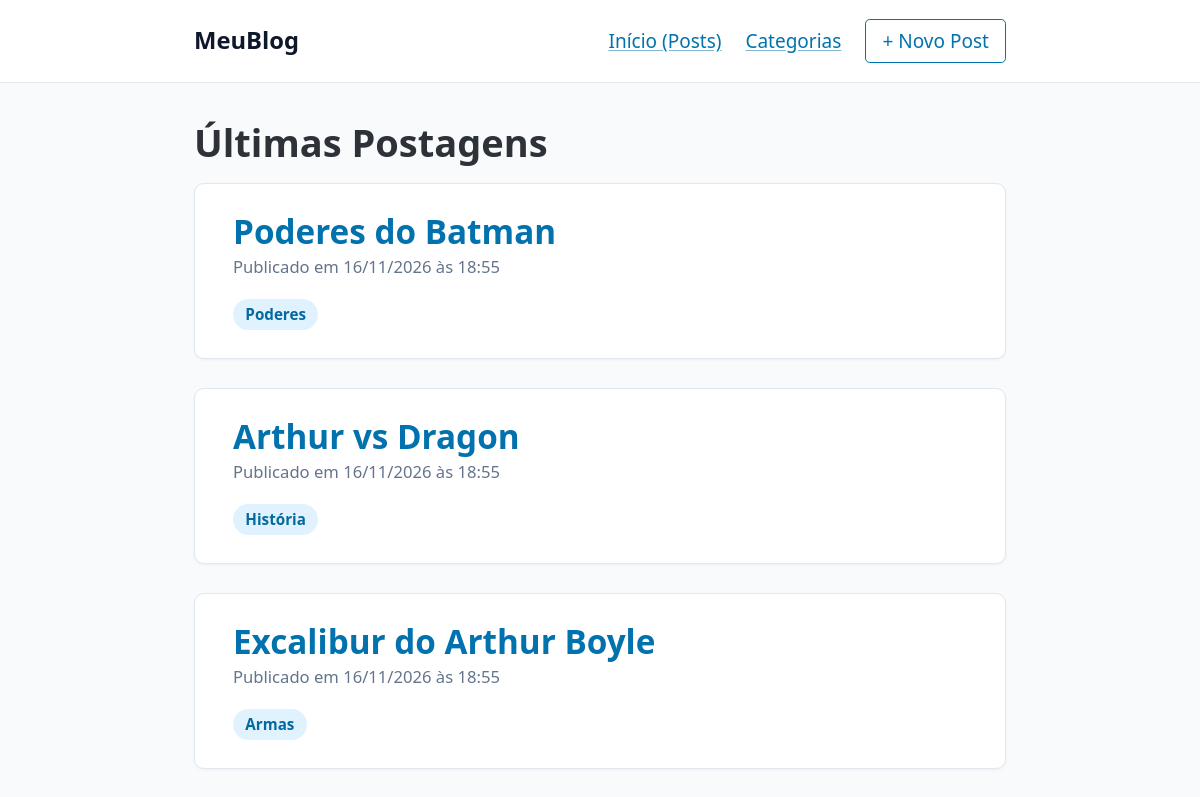
Before: / with the older database file.
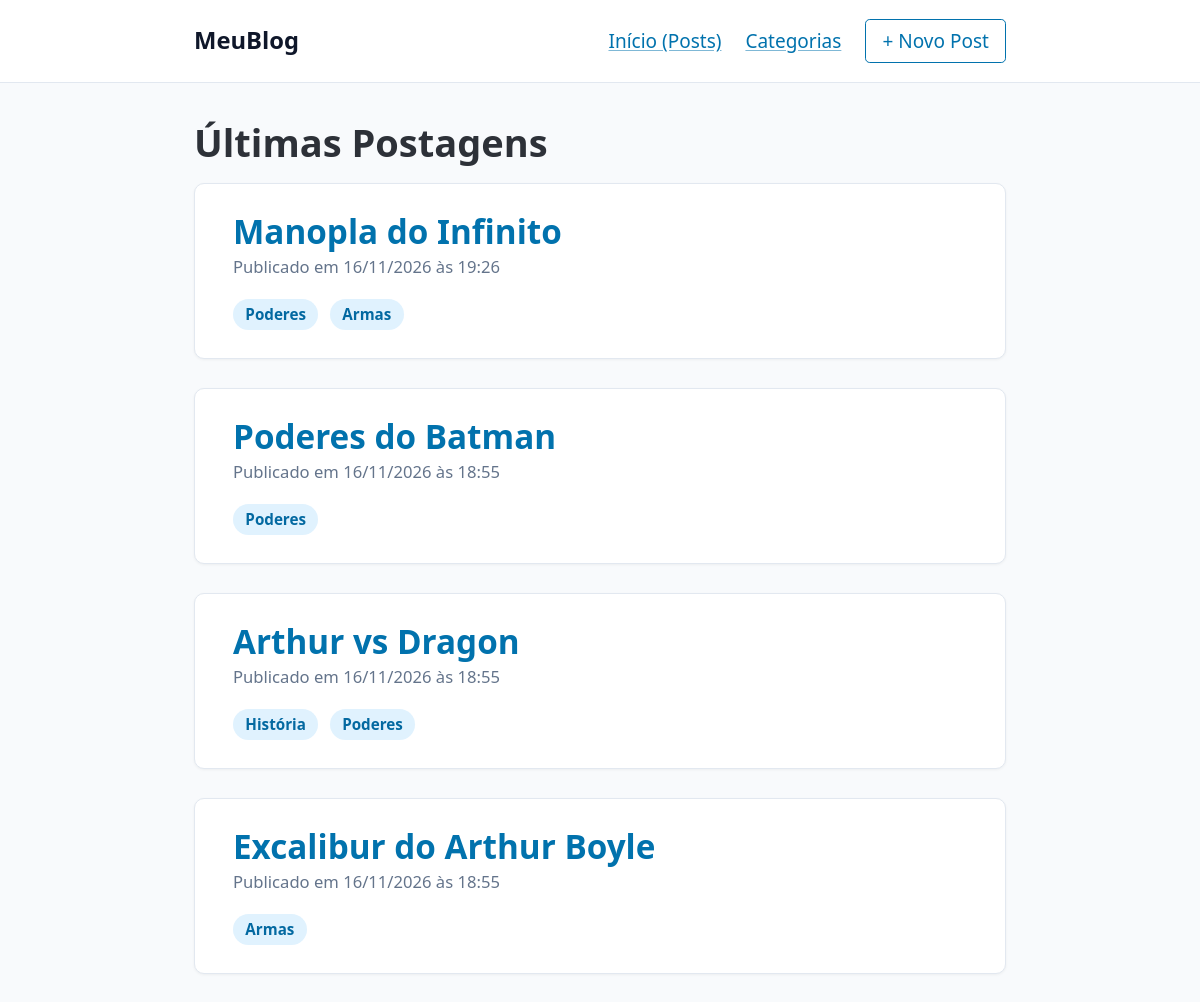
After: the same page with the newer database file.
### blog/models.py (models this page shows, shortened)
class Post(models.Model):
    title = models.CharField(max_length=200)
    content = models.TextField()
    post_date = models.DateTimeField(auto_now_add=True)
    categories = models.ManyToManyField(Category, related_name='posts', blank=True)

class Category(models.Model):
    name = models.CharField(max_length=100)
    description = models.TextField()

### blog/views.py (the view)
# urls.py: path('', views.PostListView.as_view(), name='post_list'),
class PostListView(ListView):
    model = Post
    template_name = 'post_list.html'
    context_object_name = 'posts'
    ordering = ['-post_date']

### templates/post_list.html
{% extends 'base.html' %}
{% block content %}
    {% if category %}
        <hgroup>
            <h1>Categoria: {{ category.name }}</h1>
            <p>{{ category.description }}</p>
        </hgroup>
    {% else %}
        <h1>Últimas Postagens</h1>
    {% endif %}
    {% for post in posts %}
        <article class="card">
            <h2 style="margin-bottom: 0.25rem;">
                <a href="{% url 'post_detail' post.pk %}" style="text-decoration: none;">{{ post.title }}</a>
            </h2>
            <p class="meta">Publicado em {{ post.post_date|date:"d/m/Y \à\s H:i" }}</p>
            <div>
                {% for cat in post.categories.all %}
                    <a href="{% url 'category_detail' cat.pk %}" class="badge">{{ cat.name }}</a>
                {% endfor %}
            </div>
        </article>
    {% empty %}
        <article class="card">
            <p style="margin: 0;">Nenhum post cadastrado.</p>
        </article>
    {% endfor %}
{% endblock %}

Changed rows visible on the page:
added Post: title "Manopla do Infinito", post_date "16/11/2026 às 19:26", Category (name "Poderes"), Category (name "Armas")
changed Post "Arthur vs Dragon": gains Category (name "Poderes")
